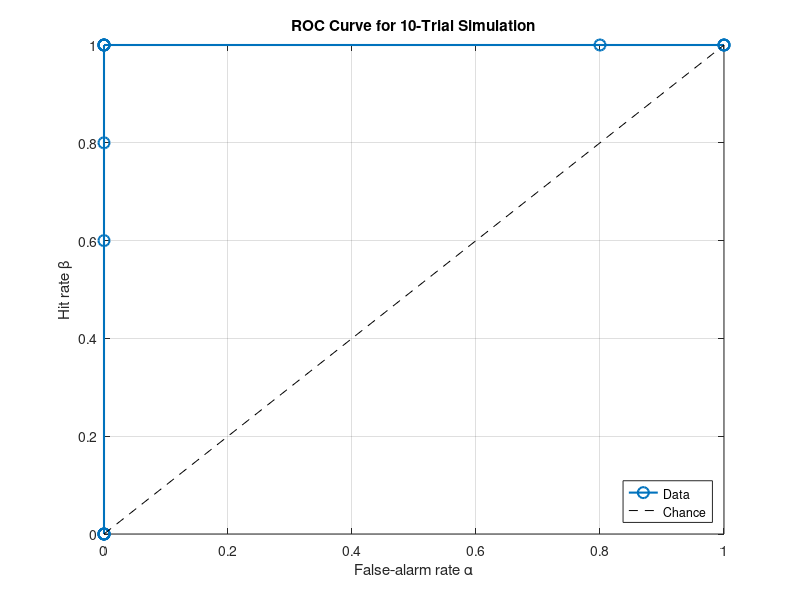
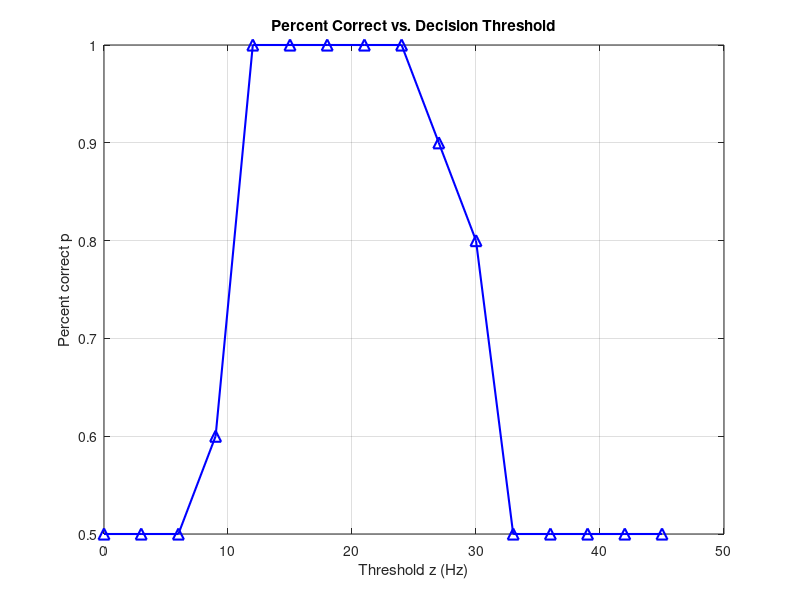

The MATLAB script that drew these images, in order:

% Problem 1(d): Extension of Problem 1(a) with ROC

% Parameters
mu_plus    = 30;    sigma_plus  = 3;
mu_minus   = 10;    sigma_minus = 3;
n_trials   = 10;
n_up       = n_trials/2;  % 5
n_down     = n_up;         % 5

% Simulate 10 trials
rng(0);
r_plus     = mu_plus  + sigma_plus*randn(n_up,1);
r_minus    = mu_minus + sigma_minus*randn(n_down,1);

% Combine & label
r          = [r_plus; r_minus];
labels     = [ones(n_up,1); zeros(n_down,1)];  % 1=up, 0=down

% Thresholds to test
Z          = 0:3:45;

% Preallocate arrays
beta_vals  = zeros(size(Z));
alpha_vals = zeros(size(Z));
p_vals     = zeros(size(Z));

% Steps 2–3: sweep thresholds
for k = 1:length(Z)
    z_k           = Z(k);
    decisions_k   = (r > z_k);

    % Hit rate β(z)
    hits          = sum(decisions_k(labels==1));
    beta_vals(k)  = hits / n_up;

    % False‐alarm rate α(z)
    fas           = sum(decisions_k(labels==0));
    alpha_vals(k) = fas / n_down;

    % Percent‐correct p(z)
    p_vals(k)     = (beta_vals(k) + (1 - alpha_vals(k))) / 2;
end

% Display numeric results
fprintf('Thresholds:            %s\n', mat2str(Z));
fprintf('Hit rates (β):         %s\n', mat2str(beta_vals,3));
fprintf('False‐alarm rates (α): %s\n', mat2str(alpha_vals,3));
fprintf('Percent correct (p):   %s\n', mat2str(p_vals,3));

% Step 4: Plot ROC curve (α vs β)
figure;
plot(alpha_vals, beta_vals, 'o-', 'LineWidth',1.5, 'MarkerSize',8);
hold on;
plot([0 1],[0 1],'k--');           % chance line
xlabel('False‐alarm rate \alpha');
ylabel('Hit rate \beta');
title('ROC Curve for 10‐Trial Simulation');
grid on;
axis([0 1 0 1]);
legend('Data','Chance','Location','SouthEast');

% Step 5: Plot percent‐correct vs threshold
figure;
plot(Z, p_vals, 'b-^', 'LineWidth',1.5, 'MarkerSize',8);
xlabel('Threshold z (Hz)');
ylabel('Percent correct p');
title('Percent Correct vs. Decision Threshold');
grid on;


% % Problem 1d: Extension of problem 1a
% 
% % paramteres
% mu_plus=30;
% sigma_plus=3;
% mu_minus=10;
% sigma_minus=3;
% n_trials=10;
% n_ups=n_trials/2;
% n_downs=n_trials/2;
% 
% % simulate the firing rates
% rng(0);
% r_plus= mu_plus + sigma_plus*randn(n_ups,1); % row vector of responses
% r_minus= mu_minus + sigma_minus*randn(n_downs,1); 
% % combine into single vector
% r=[r_plus; r_minus];
% labels= [ones(n_ups,1); zeros(n_downs,1)];
% %   labels==1 → true “+”, labels==0 → true “–”
% 
% % thresholds
% z=0:3:45;
% beta_vals= zeros(size(z));
% alpha_vals=zeros(size(z));
% p_vals=zeros(size(z));
% 
% for k=1:length(z)
%     z_k=z(k);
%     % decision at this threshold
%     decision_k=(r>z_k);
%     % hits rate
%     hits_k=sum(decision_k(labels==1));
%     beta_vals(k)=hits_k/n_up;
%     % false alarm rate
%     falseAlarms_k= sum(decision_k(labels==0));
%     alpha_vals(k)=falseAlarms_k/n_down;
%     % percent correct p(z)
%     p_vals(k)= (beta_vals(k) + 1-alpha_vals(k))/2;
% end
% 
% fprintf('Thresholds:           %s\n', mat2str(z));
% fprintf('Hit rates (β):        %s\n', mat2str(beta_vals,3));
% fprintf('False-alarm rates (α):%s\n', mat2str(alpha_vals,3));
% fprintf('Percent correct (p):  %s\n', mat2str(p_vals,3));
% 
% 
% figure;
% plot(alpha_vals, beta_vals, 'o-', 'LineWidth',1.5, 'MarkerSize',8);
% hold on;
% plot([0 1],[0 1],'k--');           % chance line
% xlabel('False‐alarm rate \alpha');
% ylabel('Hit rate \beta');
% title('ROC Curve for 10‐Trial Simulation');
% grid on;
% axis([0 1 0 1]);
% legend('Data','Chance','Location','SouthEast');
% 
% % Step 5: Plot percent‐correct vs threshold
% figure;
% plot(z, p_vals, 'b-^', 'LineWidth',1.5, 'MarkerSize',8);
% xlabel('Threshold z (Hz)');
% ylabel('Percent correct p');
% title('Percent Correct vs. Decision Threshold');
% grid on;